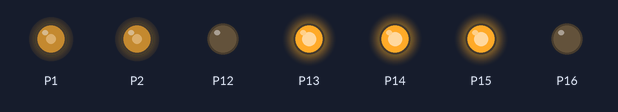
This program was run on a simulated BBC micro:bit running MicroPython. Parts: output pins drawn as LEDs (lit = HIGH).

Above: at 0.05 s.
At 5.95 s:
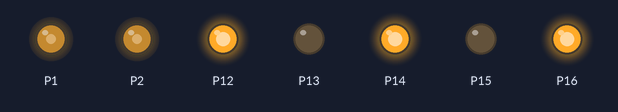
Timing chart, 0 to 6.9 s (numbered marks = the images above):
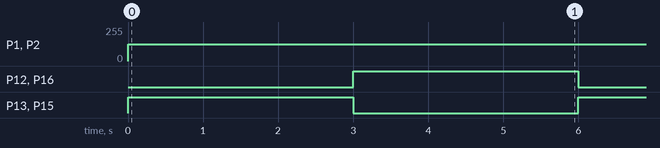

The program:

keyesMotorBreakout.py
```python
from microbit import *

# need to turn this on
pin14.write_digital(1)


while True:

    '''
        backwards movement

        orientation
        motor connentions to outside
        motor to front gears box to back
        left side notch negitive up
        right side notch negative down
    '''

    pin1.write_analog(500)  # speed control for a1 and a2
    pin13.write_digital(1)  # a1
    pin12.write_digital(0)  # a2

    pin2.write_analog(500)  # speed control for b1 and b2

    pin15.write_digital(1)  # b1
    pin16.write_digital(0)  # b2


    sleep(3000)


    '''
        forwards movement

        orientation
        motor connentions to outside
        motor to front gears box to back
        left side notch negitive up
        right side notch negative down
    '''


    pin1.write_analog(500) # speed control for a1 and a2
    pin13.write_digital(0) #a1
    pin12.write_digital(1) #a2

    pin2.write_analog(500) # speed control for b1 and b2

    pin15.write_digital(0) #b1
    pin16.write_digital(1) #b2

    sleep(3000)
```

Measured:
- by itself, P1, P2: 0/255 → 125/255 at 0.00 s
- by itself, P12, P13, P15, P16: alternates HIGH for 3.0 s and LOW for 3.0 s
